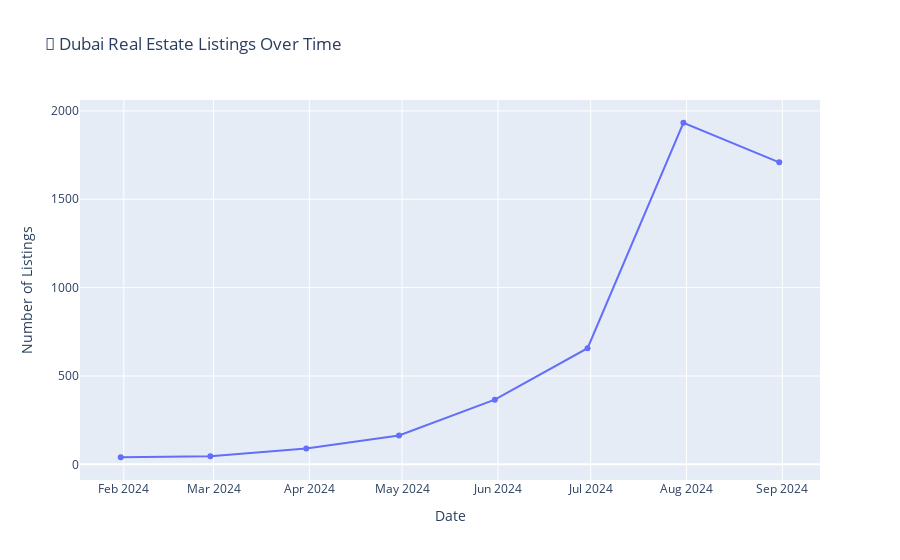

Source (notebook cell):
### Code cell
list_2024 = df[df['listed_date'].dt.year==2024]
df_monthly = list_2024.resample('ME', on='listed_date').size().reset_index(name='listing_count') # same code as i used earlier for monthly listings in 2024

fig = px.line(
    df_monthly,  # or df_weekly
    x='listed_date',
    y='listing_count',
    title='📅 Dubai Real Estate Listings Over Time',
    labels={'listed_date': 'Date', 'listing_count': 'Number of Listings'},
    markers=True
)

fig.show()

### Figure 1 — Plotly figure (JSON) as saved in the notebook; plotly's stock layout.template omitted (floating-point values rounded to 4 significant figures)
{"data": [{"hovertemplate": "Date=%{x}<br>Number of Listings=%{y}<extra></extra>", "legendgroup": "", "line": {"color": "#636efa", "dash": "solid"}, "marker": {"symbol": "circle"}, "mode": "lines+markers", "name": "", "orientation": "v", "showlegend": false, "type": "scatter", "x": ["2024-01-31T00:00:00.000000000", "2024-02-29T00:00:00.000000000", "2024-03-31T00:00:00.000000000", "2024-04-30T00:00:00.000000000", "2024-05-31T00:00:00.000000000", "2024-06-30T00:00:00.000000000", "2024-07-31T00:00:00.000000000", "2024-08-31T00:00:00.000000000"], "xaxis": "x", "y": [40, 46, 89, 163, 366, 657, 1933, 1709], "yaxis": "y"}], "layout": {"legend": {"tracegroupgap": 0}, "title": {"text": "📅 Dubai Real Estate Listings Over Time"}, "xaxis": {"anchor": "y", "domain": [0, 1], "title": {"text": "Date"}}, "yaxis": {"anchor": "x", "domain": [0, 1], "title": {"text": "Number of Listings"}}}}
